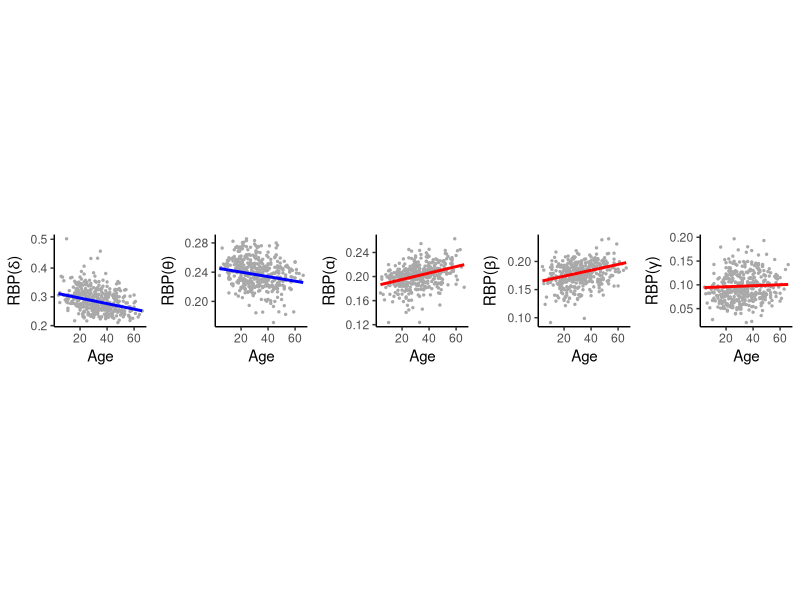
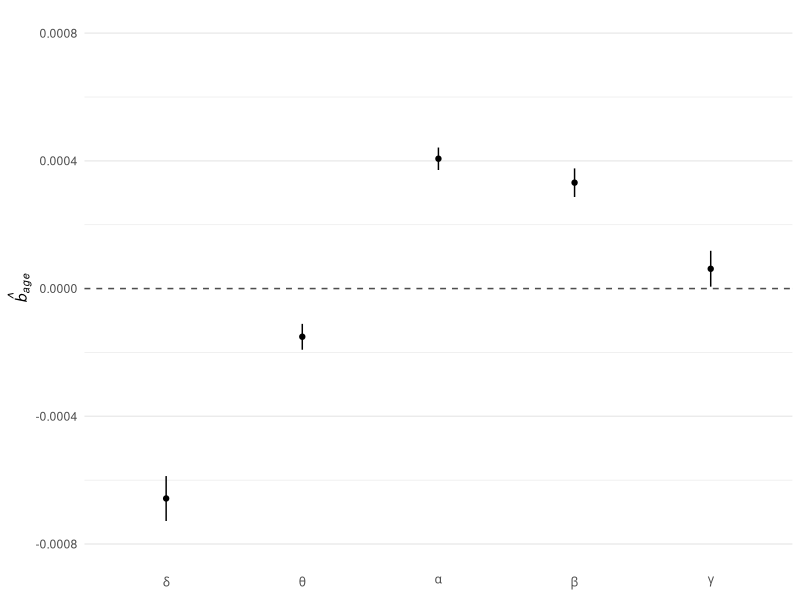

Write the R code that produced these figures, in order.
################################################################################

## Script to 'zoom in' on MT in each band to show how RBP is changing with age
## Also plot the 95% CIs on b_age for each band at the whole brain level



#### PRELIMINARIES #############################################################

# packages
library(tidyverse)   # data frames & ggplot 
library(lme4)        # linear mixed models
library(grid)        # combining figures 

# data
setwd("/media/b6036780/8TB1/norm-ieeg-age-sex-site")
BPdata_p = read.csv("Data/ROI1_relBP_pooled.csv")     # example ROIs
CIs = read.csv("Output/age_wholebrain_stats.csv")     # for whole brain CIs


# chosen ROI: will middle temporal, highest populated region 
BPdata_MT = BPdata_p %>%
  filter(ROI_R==62) %>%
  select(-c(Sex, ROI_R))


# plot settings (ROI plots)
theme_set(theme_classic())
options(scipen=999) # no sci notation

# band
band=c("delta","theta","alpha","beta","gamma")

# greek letters
fb_lab=c(expression(delta),expression(theta),expression(alpha),expression(beta),expression(gamma))

# clear
rm(BPdata_p)


#### AGE MODEL IN MIDDLE TEMP FOR EACH FB ######################################

# plotting model directly uses ggplot uses OLS - no grouping/random effect

for (i in 1:5) {
  
  # model formula for particular FB
  model = formula(paste0(band[i],"BP~Age+(1|Site)"))
  
  # model
  age_mod = lmer(model, data = BPdata_MT)
  
  # fitted values
  BPdata_MT[,paste0("AgeFit.", band[i])] = predict(age_mod, re.form = NA) 

}



#### PLOTTING ##################################################################

# each fb plot

gg_all = list(geom_point(col = "darkgrey",size=0.5), theme(aspect.ratio=1))

del = BPdata_MT %>%
  ggplot(aes(x = Age, y = deltaBP)) + gg_all + ylab(expression("RBP("*delta*")")) +
  geom_line(aes(y = AgeFit.delta),col="blue",linewidth=1)

the = BPdata_MT %>%
  ggplot(aes(x = Age, y = thetaBP)) + gg_all + ylab(expression("RBP("*theta*")")) +
  geom_line(aes(y = AgeFit.theta),col="blue",linewidth=1)

alp = BPdata_MT %>%
  ggplot(aes(x = Age, y = alphaBP))+ gg_all + ylab(expression("RBP("*alpha*")")) +
  geom_line(aes(y = AgeFit.alpha),col="red",linewidth=1)

bet = BPdata_MT %>%
  ggplot(aes(x = Age, y = betaBP)) + gg_all + ylab(expression("RBP("*beta*")")) +
  geom_line(aes(y = AgeFit.beta),col="red",linewidth=1)

gam = BPdata_MT %>%
  ggplot(aes(x = Age, y = gammaBP)) + gg_all + ylab(expression("RBP("*gamma*")")) +
  geom_line(aes(y = AgeFit.gamma),col="red",linewidth=1)

# combine 

pdf("Output/MT_scatter.pdf",width = 8, height = 2)
grid.newpage()
grid.draw(cbind(ggplotGrob(del),ggplotGrob(the),ggplotGrob(alp),ggplotGrob(bet),ggplotGrob(gam)))
dev.off()


#### CONFIDENCE INTERVAL PLOT (WHOLE BRAIN) ####################################


# create factor for whole brain
CIs = CIs %>% mutate(Band=factor(Band, levels=Band))

# plot
pdf("Output/wholebrain_CIs3.pdf",width = 8, height = 3)
ggplot(data = CIs) +
  geom_hline(yintercept = 0, linewidth = 2, color = "white") +
  geom_hline(yintercept = 0, linetype = 2, col="gray30") +
  geom_segment(mapping = aes(y=lower95ci,yend=upper95ci,x=Band, xend=Band), lineend="butt") +
  xlab(NULL) + ylab(expression(italic(hat(b)[age]))) + scale_x_discrete(label=(fb_lab)) + theme_minimal() +
  theme(panel.grid.major.x = element_blank(),axis.title.y=element_text(margin=margin(t=10))) + 
  scale_y_continuous(breaks=c(-0.0008,-0.0004,0,0.0004,0.0008),limits = c(-0.0008,0.0008)) +
  geom_point(aes(y=coeff,x=Band)) 
dev.off()



#### CHECKING ROI PLOTS ########################################################

# sanity check alpha !
#alp_HP %>%
#  ggplot(aes(x = Age, y = alphaBP)) +
#  geom_point(pch = 16, col = "grey") +
#  geom_abline(intercept=alp_HP_LMM_coef["(Intercept)","Estimate"],
#              slope = alp_HP_LMM_coef["Age","Estimate"])


# sanity check delta !
#del_MT %>%
#  ggplot(aes(x = Age, y = deltaBP)) +
#  geom_point(pch = 16, col = "grey") +
#  geom_abline(intercept=del_MT_LMM_coef["(Intercept)","Estimate"],
#              slope = del_MT_LMM_coef["Age","Estimate"])

# code for annotating b_age -- currently not used
#alp_HP_LMM_coef = summary(alp_HP_LMM)$coefficients
#b_alp = round(alp_HP_LMM_coef["Age","Estimate"],6) 
# in plot: + annotate("text", x=15,y=0.24, col="#FFB6B6",size=12, label=deparse1(bquote(italic(hat(b))[age]==.(b_alp))),parse=T)

